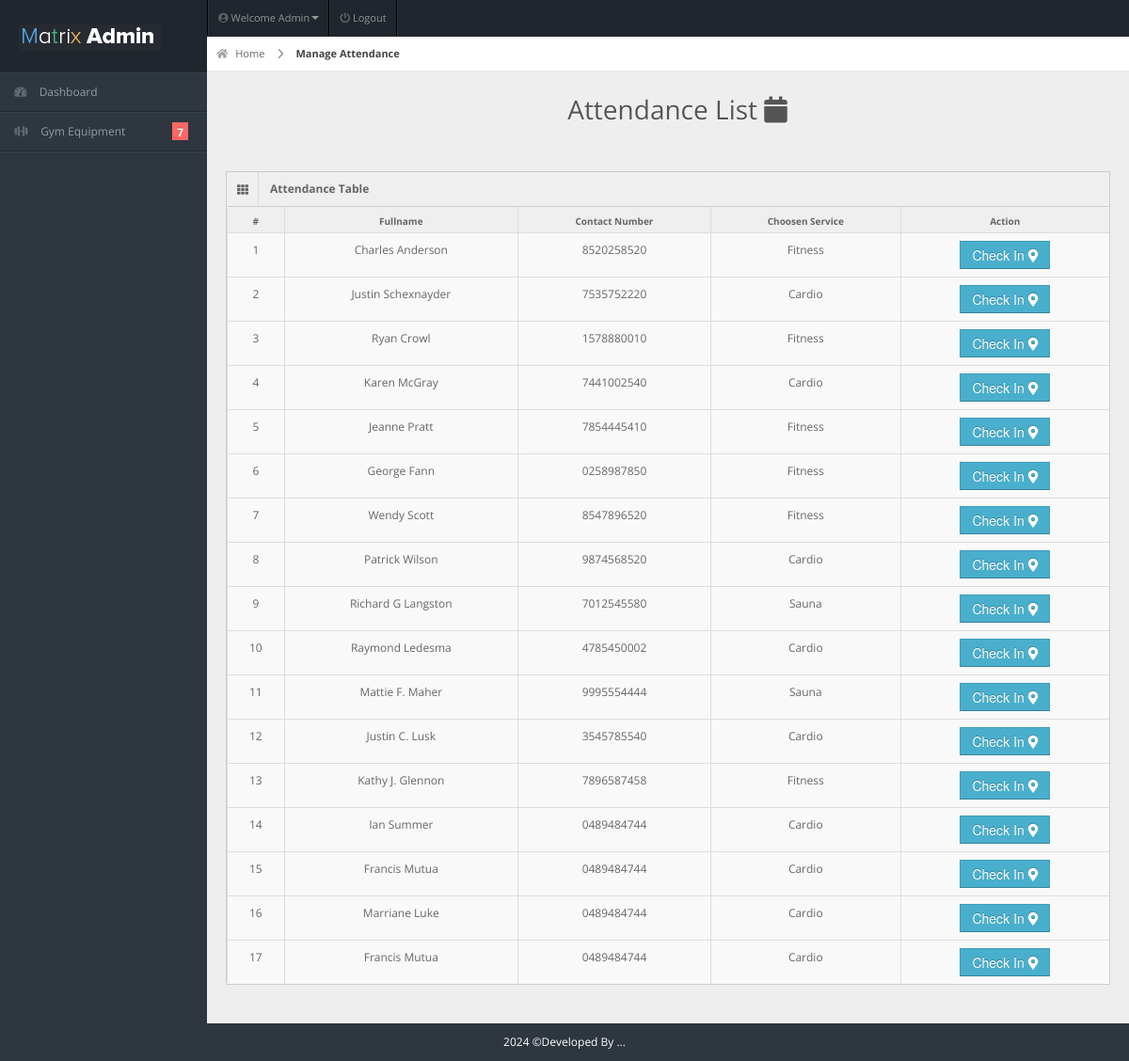
Page /admin/attendance.php (signed in) on the committed database.
### tables this page shows
CREATE TABLE `members` (
  `user_id` int(11) NOT NULL,
  `fullname` varchar(20) NOT NULL,
  `username` varchar(20) NOT NULL,
  `password` varchar(100) NOT NULL,
  `gender` varchar(20) NOT NULL,
  `dor` date NOT NULL,
  `services` varchar(50) NOT NULL,
  `amount` int(11) NOT NULL,
  `paid_date` date NOT NULL,
  `p_year` int(11) NOT NULL,
  `plan` varchar(100) NOT NULL,
  `address` varchar(20) NOT NULL,
  `contact` varchar(10) NOT NULL,
  `status` varchar(20) NOT NULL DEFAULT 'Active',
  `attendance_count` int(11) DEFAULT 0,
  `ini_weight` int(11) NOT NULL DEFAULT 0,
  `curr_weight` int(11) NOT NULL DEFAULT 0,
  `ini_bodytype` varchar(50) DEFAULT '',
  `curr_bodytype` varchar(50) DEFAULT '',
  `progress_date` date DEFAULT NULL,
  `reminder` int(11) NOT NULL DEFAULT 0
);

### admin/attendance.php (the view, shortened to what this page needs)
<!DOCTYPE html>
<html lang="en">
<head>
<link rel="stylesheet" href="../css/bootstrap.min.css" />
<link rel="stylesheet" href="../css/bootstrap-responsive.min.css" />
<link rel="stylesheet" href="../css/uniform.css" />
<link rel="stylesheet" href="../css/select2.css" />
<link rel="stylesheet" href="../css/matrix-style.css" />
<link rel="stylesheet" href="../css/matrix-media.css" />
<link href="../font-awesome/css/fontawesome.css" rel="stylesheet" />
<link href="../font-awesome/css/all.css" rel="stylesheet" />
</head>
<body>
<div id="header">
  <h1><a href="dashboard.html">Gym Admin</a></h1>
</div>
<?php include 'includes/topheader.php'?>
<?php $page="attendance"; include 'includes/sidebar.php'?>
<div id="content">
  <div id="content-header">
    <div id="breadcrumb"> <a href="index.php" title="Go to Home" class="tip-bottom"><i class="fas fa-home"></i> Home</a> <a href="attendance.php" class="current">Manage Attendance</a> </div>
    <h1 class="text-center">Attendance List <i class="fas fa-calendar"></i></h1>
  </div>
  <div class="container-fluid">
    <div class="row-fluid">
      <div class="span12">
      <div class='widget-box'>
          <div class='widget-title'> <span class='icon'> <i class='fas fa-th'></i> </span>
            <h5>Attendance Table</h5>
          </div>
          <div class='widget-content nopadding'>
          <table class='table table-bordered table-hover'>
              <thead>
                <tr>
                  <th>#</th>
                  <th>Fullname</th>
                  <th>Contact Number</th>
                  <th>Choosen Service</th>
                  <th>Action</th>
                </tr>
              </thead>
             <?php include "dbcon.php";
                 $current_date = date('Y-m-d h:i A');
                $exp_date_time = explode(' ', $current_date);
                 $todays_date =  $exp_date_time['0'];
                     $qry="SELECT * FROM members WHERE status = 'Active'";
                    $result=mysqli_query($con,$qry);
              $cnt = 1;
            while($row=mysqli_fetch_array($result)){ ?>
           <tbody>
                <td><div class='text-center'><?php echo $cnt; ?></div></td>
                <td><div class='text-center'><?php echo $row['fullname']; ?></div></td>
                <td><div class='text-center'><?php echo $row['contact']; ?></div></td>
                <td><div class='text-center'><?php echo $row['services']; ?></div></td>
            <?php
                $qry = "SELECT * FROM attendance WHERE curr_date = '$todays_date' AND user_id = '".$row['user_id']."'";
                $res = $con->query($qry);
                $row_exist = mysqli_fetch_array($res);
                $curr_date = $row_exist['curr_date'];
                if($curr_date == $todays_date){
              ?>
                <td>
                <div class='text-center'><span class="label label-inverse"><?php echo $row_exist['curr_date'];?>  <?php echo $row_exist['curr_time'];?></span></div>
                <div class='text-center'><a href='actions/delete-attendance.php?id=<?php echo $row['user_id'];?>'><button class='btn btn-danger'>Check Out <i class='fas fa-clock'></i></button> </a></div>
                </td>
            <?php } else {
                ?>
                <td><div class='text-center'><a href='actions/check-attendance.php?id=<?php echo $row['user_id'];?>'><button class='btn btn-info'>Check In <i class='fas fa-map-marker-alt'></i></button> </a></div></td>
                <?php }
              ?>
              </tbody>
           <?php $cnt++; } ?>
            </table>
          </div>
        </div>
      </div>
    </div>
  </div>
</div>
<div class="row-fluid">
  <div id="footer" class="span12"> <?php echo date("Y");?> &copy;Developed By ...</a> </div>
</div>
</body>
</html>

### css/matrix-style.css (style rules this page uses)
* { outline: none !important; -moz-outline: none !important; }
html, body { height: 100%; }
body { overflow-x: hidden; margin-top: -10px; font-family: "Open Sans", sans-serif; font-size: 12px; color: #666; }
a { color: #666; }
select, textarea, input[type="text"], input[type="password"], input[type="datetime"], input[type="datetime-local"], input[type="date"], input[type="month"], input[type="time"], input[type="week"], input[type="number"], input[type="email"], input[type="url"], input[type="search"], input[type="tel"], input[type="color"], .uneditable-input, .label, .dropdown-menu, .btn, .well, .progress, .table-bordered, .btn-group > .btn:first-child, .btn-group > .btn:last-child, .btn-group > .btn:last-child, .btn-group > .dropdown-toggle, .alert { border-radius: 0px; }
.btn, textarea, input[type="text"], input[type="password"], input[type="datetime"], input[type="datetime-local"], input[type="date"], input[type="month"], input[type="time"], input[type="week"], input[type="number"], input[type="email"], input[type="url"], input[type="search"], input[type="tel"], input[type="color"], .uneditable-input { box-shadow: none; }
.progress, .progress-success .bar, .progress .bar-success, .progress-warning .bar, .progress .bar-warning, .progress-danger .bar, .progress .bar-danger, .progress-info .bar, .progress .bar-info, .btn, .btn-primary { background-image: none; }
#footer { padding: 10px; text-align: center; }
#header { height: 77px; position: relative; width: 100%; z-index: -9; }
#header h1 { background: url("../img/icontest3.png") no-repeat scroll 0 0 transparent; height: 31px; left: 20px; line-height: 600px; overflow: hidden; position: relative; top: 26px; width: 191px; }
#header h1 a { display: block; }
#content { background: none repeat scroll 0 0 #eeeeee; margin-left: 220px; margin-right: 0; padding-bottom: 25px; position: relative; min-height: 100%; width: auto; }
#content-header { position: abslute; width: 100%; margin-top: -38px; z-index: 20; }
#content-header h1 { color: #555555; font-size: 28px; font-weight: normal; float: none; text-shadow: 0 1px 0 #ffffff; margin-left: 20px; position: relative; }
#content-header h1, #content-header .btn-group { margin-top: 20px; }
.container-fluid .row-fluid:first-child { margin-top: 20px; }
#breadcrumb { background-color: #fff; border-bottom: 1px solid #e3ebed; }
#breadcrumb a { padding: 8px 20px 8px 10px; display: inline-block; background-image: url("../img/breadcrumb.png"); background-position: center right; background-repeat: no-repeat; font-size: 11px; color: #666666; }
#breadcrumb a:last-child { background-image: none; }
#breadcrumb a.current { font-weight: bold; color: #444444; }
#breadcrumb a i { margin-right: 5px; opacity: 0.6; }
.widget-box { background: none repeat scroll 0 0 #f9f9f9; border-left: 1px solid #cdcdcd; border-top: 1px solid #cdcdcd; border-right: 1px solid #cdcdcd; clear: both; margin-top: 16px; margin-bottom: 16px; position: relative; }
.widget-title, .modal-header, .table th, div.dataTables_wrapper .ui-widget-header { background: #efefef; border-bottom: 1px solid #cdcdcd; height: 36px; }
.widget-title span.icon { padding: 9px 10px 7px 11px; float: left; border-right: 1px solid #dadada; }
.widget-title h5 { color: #666; float: left; font-size: 12px; font-weight: bold; padding: 12px; line-height: 12px; margin: 0; }
.widget-content { padding: 15px; border-bottom: 1px solid #cdcdcd; }
.table th { height: auto; font-size: 10px; padding: 5px 10px 2px; border-bottom: 0; text-align: center; color: #666666; }
.nopadding { padding: 0 !important; }
.nopadding .table { margin-bottom: 0; }
.nopadding .table-bordered { border: 0; }

### css/matrix-media.css (style rules this page uses)
body { background:#2E363F; }
#header { background-color: #1f262d; margin-top:10px; }

### admin/attendance.php (style rules this page uses)
#footer { color: white; }

### rows in the picture
members: fullname "Charles Anderson", contact "8520258520", services "Fitness"
members: fullname "Justin Schexnayder", contact "7535752220", services "Cardio"
members: fullname "Ryan Crowl", contact "1578880010", services "Fitness"
members: fullname "Karen McGray", contact "7441002540", services "Cardio"
members: fullname "Jeanne Pratt", contact "7854445410", services "Fitness"
members: fullname "George Fann", contact "0258987850", services "Fitness"
members: fullname "Wendy Scott", contact "8547896520", services "Fitness"
members: fullname "Patrick Wilson", contact "9874568520", services "Cardio"
members: fullname "Richard G Langston", contact "7012545580", services "Sauna"
members: fullname "Raymond Ledesma", contact "4785450002", services "Cardio"
members: fullname "Mattie F. Maher", contact "9995554444", services "Sauna"
members: fullname "Justin C. Lusk", contact "3545785540", services "Cardio"
members: fullname "Kathy J. Glennon", contact "7896587458", services "Fitness"
members: fullname "Ian Summer", contact "0489484744", services "Cardio"
members: fullname "Francis Mutua", contact "0489484744", services "Cardio"
members: fullname "Marriane Luke", contact "0489484744", services "Cardio"
members: fullname "Francis Mutua", contact "0489484744", services "Cardio"

### other values in the picture
$query->num_rows "7"
